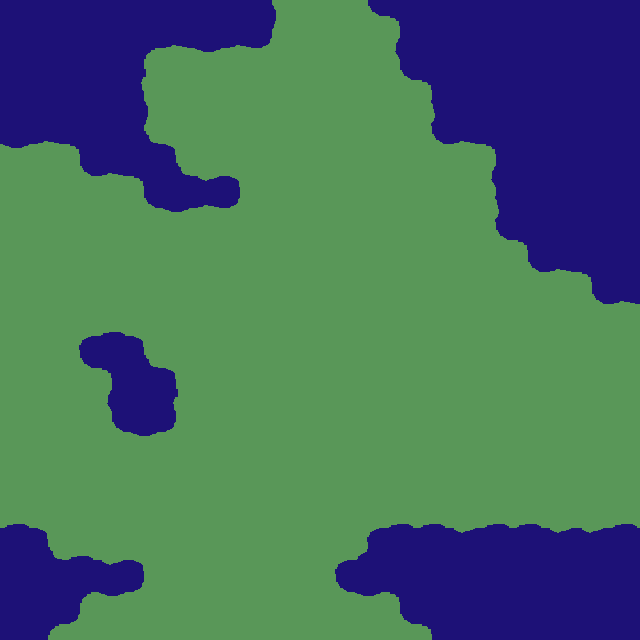

This game map was drawn from its Tiled (.tmx) file and the tilesets committed beside it. A one-line description and the trimmed map source follow:
An orthogonal 20x20 tile map with 32x32 px tiles, 1 tile layer (Tile Layer 1).

<map version="1.0" orientation="orthogonal" width="20" height="20" tilewidth="32" tileheight="32">
 <tileset firstgid="1" name="TDTileSet" tilewidth="32" tileheight="32">
  <image source="TDTileSet.png" width="256" height="256" />
  <tile id="0">
   <properties>
    <property name="blocked" value="" />
   </properties>
  </tile>
  <tile id="1">
   <properties>
    <property name="blocked" value="" />
   </properties>
  </tile>
  <tile id="2">
   <properties>
    <property name="blocked" value="" />
   </properties>
  </tile>
  <tile id="3">
   <properties>
    <property name="blocked" value="" />
   </properties>
  </tile>
  <tile id="4">
   <properties>
    <property name="blocked" value="" />
   </properties>
  </tile>
  <tile id="5">
   <properties>
    <property name="blocked" value="" />
   </properties>
  </tile>
  <tile id="8">
   <properties>
    <property name="blocked" value="" />
   </properties>
  </tile>
  <tile id="9">
   <properties>
    <property name="blocked" value="" />
   </properties>
  </tile>
  <tile id="10">
   <properties>
    <property name="blocked" value="" />
   </properties>
  </tile>
  <tile id="11">
   <properties>
    <property name="blocked" value="" />
   </properties>
  </tile>
  <tile id="13">
   <properties>
    <property name="blocked" value="" />
   </properties>
  </tile>
  <tile id="16">
   <properties>
    <property name="blocked" value="" />
   </properties>
  </tile>
  <tile id="17">
   <properties>
    <property name="blocked" value="" />
   </properties>
  </tile>
  <tile id="18">
   <properties>
    <property name="blocked" value="" />
   </properties>
  </tile>
  <tile id="19">
   <properties>
    <property name="blocked" value="" />
   </properties>
  </tile>
  <tile id="20">
   <properties>
    <property name="blocked" value="" />
   </properties>
  </tile>
  <tile id="21">
   <properties>
    <property name="blocked" value="" />
   </properties>
  </tile>
 </tileset>
 <layer name="Tile Layer 1" width="20" height="20">
  <data>[400 cells, 400 non-empty, 18 distinct tile ids]</data>
 </layer>
</map>